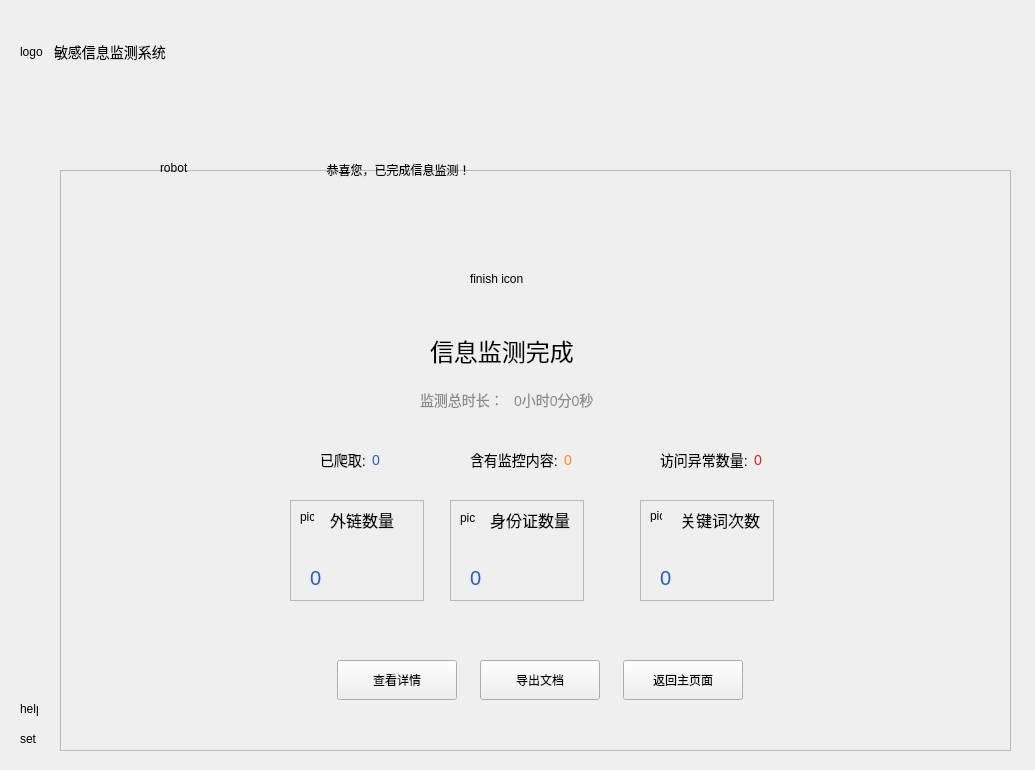
<?xml version="1.0" encoding="UTF-8"?>
<ui version="4.0">
 <class>MainWindow</class>
 <widget class="QMainWindow" name="MainWindow">
  <property name="geometry">
   <rect>
    <x>0</x>
    <y>0</y>
    <width>1035</width>
    <height>770</height>
   </rect>
  </property>
  <property name="minimumSize">
   <size>
    <width>960</width>
    <height>680</height>
   </size>
  </property>
  <property name="windowTitle">
   <string>MainWindow</string>
  </property>
  <property name="styleSheet">
   <string notr="true"/>
  </property>
  <widget class="QWidget" name="centralwidget">
   <property name="styleSheet">
    <string notr="true"/>
   </property>
   <widget class="QFrame" name="mainFrame">
    <property name="geometry">
     <rect>
      <x>60</x>
      <y>170</y>
      <width>951</width>
      <height>581</height>
     </rect>
    </property>
    <property name="minimumSize">
     <size>
      <width>883</width>
      <height>514</height>
     </size>
    </property>
    <property name="layoutDirection">
     <enum>Qt::LeftToRight</enum>
    </property>
    <property name="frameShape">
     <enum>QFrame::StyledPanel</enum>
    </property>
    <property name="frameShadow">
     <enum>QFrame::Raised</enum>
    </property>
    <widget class="QLabel" name="finishIconLabel">
     <property name="geometry">
      <rect>
       <x>410</x>
       <y>70</y>
       <width>77</width>
       <height>77</height>
      </rect>
     </property>
     <property name="minimumSize">
      <size>
       <width>77</width>
       <height>77</height>
      </size>
     </property>
     <property name="text">
      <string>finish icon</string>
     </property>
    </widget>
    <widget class="QLabel" name="label_2">
     <property name="geometry">
      <rect>
       <x>370</x>
       <y>160</y>
       <width>161</width>
       <height>41</height>
      </rect>
     </property>
     <property name="styleSheet">
      <string notr="true">font-size: 24px; color: #000000;</string>
     </property>
     <property name="text">
      <string>信息监测完成</string>
     </property>
    </widget>
    <widget class="QFrame" name="extUrlFrame">
     <property name="geometry">
      <rect>
       <x>230</x>
       <y>330</y>
       <width>134</width>
       <height>101</height>
      </rect>
     </property>
     <property name="minimumSize">
      <size>
       <width>134</width>
       <height>75</height>
      </size>
     </property>
     <property name="frameShape">
      <enum>QFrame::StyledPanel</enum>
     </property>
     <property name="frameShadow">
      <enum>QFrame::Raised</enum>
     </property>
     <widget class="QLabel" name="extUrlIconLabel">
      <property name="geometry">
       <rect>
        <x>10</x>
        <y>10</y>
        <width>14</width>
        <height>14</height>
       </rect>
      </property>
      <property name="minimumSize">
       <size>
        <width>14</width>
        <height>14</height>
       </size>
      </property>
      <property name="maximumSize">
       <size>
        <width>14</width>
        <height>14</height>
       </size>
      </property>
      <property name="text">
       <string>pic</string>
      </property>
     </widget>
     <widget class="QLabel" name="label_6">
      <property name="geometry">
       <rect>
        <x>40</x>
        <y>10</y>
        <width>71</width>
        <height>20</height>
       </rect>
      </property>
      <property name="styleSheet">
       <string notr="true">font-size: 16px; color: #000000;</string>
      </property>
      <property name="text">
       <string>外链数量</string>
      </property>
     </widget>
     <widget class="QLabel" name="extUrlCntLabel">
      <property name="geometry">
       <rect>
        <x>20</x>
        <y>70</y>
        <width>55</width>
        <height>16</height>
       </rect>
      </property>
      <property name="styleSheet">
       <string notr="true">font-size: 20px;color: #2358DE;</string>
      </property>
      <property name="text">
       <string>0</string>
      </property>
     </widget>
    </widget>
    <widget class="QFrame" name="idcardFrame">
     <property name="geometry">
      <rect>
       <x>390</x>
       <y>330</y>
       <width>134</width>
       <height>101</height>
      </rect>
     </property>
     <property name="minimumSize">
      <size>
       <width>134</width>
       <height>75</height>
      </size>
     </property>
     <property name="frameShape">
      <enum>QFrame::StyledPanel</enum>
     </property>
     <property name="frameShadow">
      <enum>QFrame::Raised</enum>
     </property>
     <widget class="QLabel" name="idcardIconLabel">
      <property name="geometry">
       <rect>
        <x>10</x>
        <y>10</y>
        <width>15</width>
        <height>15</height>
       </rect>
      </property>
      <property name="minimumSize">
       <size>
        <width>15</width>
        <height>15</height>
       </size>
      </property>
      <property name="maximumSize">
       <size>
        <width>15</width>
        <height>15</height>
       </size>
      </property>
      <property name="text">
       <string>pic</string>
      </property>
     </widget>
     <widget class="QLabel" name="label_9">
      <property name="geometry">
       <rect>
        <x>40</x>
        <y>10</y>
        <width>91</width>
        <height>20</height>
       </rect>
      </property>
      <property name="styleSheet">
       <string notr="true">font-size: 16px; color: #000000;</string>
      </property>
      <property name="text">
       <string>身份证数量</string>
      </property>
     </widget>
     <widget class="QLabel" name="idcardCntLabel">
      <property name="geometry">
       <rect>
        <x>20</x>
        <y>70</y>
        <width>55</width>
        <height>16</height>
       </rect>
      </property>
      <property name="styleSheet">
       <string notr="true">font-size: 20px;color: #2358DE;</string>
      </property>
      <property name="text">
       <string>0</string>
      </property>
     </widget>
    </widget>
    <widget class="QFrame" name="keywordFrame">
     <property name="geometry">
      <rect>
       <x>580</x>
       <y>330</y>
       <width>134</width>
       <height>101</height>
      </rect>
     </property>
     <property name="minimumSize">
      <size>
       <width>134</width>
       <height>75</height>
      </size>
     </property>
     <property name="frameShape">
      <enum>QFrame::StyledPanel</enum>
     </property>
     <property name="frameShadow">
      <enum>QFrame::Raised</enum>
     </property>
     <widget class="QLabel" name="keywordIconLabel">
      <property name="geometry">
       <rect>
        <x>10</x>
        <y>10</y>
        <width>12</width>
        <height>12</height>
       </rect>
      </property>
      <property name="minimumSize">
       <size>
        <width>12</width>
        <height>12</height>
       </size>
      </property>
      <property name="maximumSize">
       <size>
        <width>12</width>
        <height>12</height>
       </size>
      </property>
      <property name="text">
       <string>pic</string>
      </property>
     </widget>
     <widget class="QLabel" name="label_15">
      <property name="geometry">
       <rect>
        <x>40</x>
        <y>10</y>
        <width>81</width>
        <height>20</height>
       </rect>
      </property>
      <property name="styleSheet">
       <string notr="true">font-size: 16px; color: #000000;</string>
      </property>
      <property name="text">
       <string>关键词次数</string>
      </property>
     </widget>
     <widget class="QLabel" name="keywordCntLabel">
      <property name="geometry">
       <rect>
        <x>20</x>
        <y>70</y>
        <width>55</width>
        <height>16</height>
       </rect>
      </property>
      <property name="styleSheet">
       <string notr="true">font-size: 20px;color: #2358DE;</string>
      </property>
      <property name="text">
       <string>0</string>
      </property>
     </widget>
    </widget>
    <widget class="QWidget" name="layoutWidget_3">
     <property name="geometry">
      <rect>
       <x>410</x>
       <y>280</y>
       <width>114</width>
       <height>20</height>
      </rect>
     </property>
     <layout class="QHBoxLayout" name="horizontalLayout_2">
      <item>
       <widget class="QLabel" name="label_13">
        <property name="maximumSize">
         <size>
          <width>100</width>
          <height>16777215</height>
         </size>
        </property>
        <property name="styleSheet">
         <string notr="true">font-size: 14px;</string>
        </property>
        <property name="text">
         <string>含有监控内容:</string>
        </property>
       </widget>
      </item>
      <item>
       <widget class="QLabel" name="hitCntLabel">
        <property name="styleSheet">
         <string notr="true">font-size: 14px;color:#FE8D08;</string>
        </property>
        <property name="text">
         <string>0</string>
        </property>
       </widget>
      </item>
     </layout>
    </widget>
    <widget class="QWidget" name="layoutWidget_2">
     <property name="geometry">
      <rect>
       <x>600</x>
       <y>280</y>
       <width>114</width>
       <height>20</height>
      </rect>
     </property>
     <layout class="QHBoxLayout" name="horizontalLayout_3">
      <item>
       <widget class="QLabel" name="label_12">
        <property name="maximumSize">
         <size>
          <width>100</width>
          <height>16777215</height>
         </size>
        </property>
        <property name="styleSheet">
         <string notr="true">font-size: 14px;</string>
        </property>
        <property name="text">
         <string>访问异常数量:</string>
        </property>
       </widget>
      </item>
      <item>
       <widget class="QLabel" name="faieldCntLabel">
        <property name="styleSheet">
         <string notr="true">font-size: 14px;color:#F41717;</string>
        </property>
        <property name="text">
         <string>0</string>
        </property>
       </widget>
      </item>
     </layout>
    </widget>
    <widget class="QWidget" name="layoutWidget_4">
     <property name="geometry">
      <rect>
       <x>260</x>
       <y>280</y>
       <width>96</width>
       <height>20</height>
      </rect>
     </property>
     <layout class="QHBoxLayout" name="horizontalLayout">
      <item>
       <widget class="QLabel" name="label_14">
        <property name="maximumSize">
         <size>
          <width>50</width>
          <height>16777215</height>
         </size>
        </property>
        <property name="styleSheet">
         <string notr="true">font-size: 14px;</string>
        </property>
        <property name="text">
         <string>已爬取:</string>
        </property>
       </widget>
      </item>
      <item>
       <widget class="QLabel" name="crawledCntLabel">
        <property name="styleSheet">
         <string notr="true">font-size: 14px;color:#2358DE;</string>
        </property>
        <property name="text">
         <string>0</string>
        </property>
       </widget>
      </item>
     </layout>
    </widget>
    <widget class="QWidget" name="layoutWidget">
     <property name="geometry">
      <rect>
       <x>360</x>
       <y>220</y>
       <width>181</width>
       <height>20</height>
      </rect>
     </property>
     <layout class="QHBoxLayout" name="horizontalLayout_4">
      <item>
       <widget class="QLabel" name="expendTimeTipsLabel">
        <property name="styleSheet">
         <string notr="true">font-size: 14px; color: #8B8B8B;</string>
        </property>
        <property name="text">
         <string>监测总时长：</string>
        </property>
       </widget>
      </item>
      <item>
       <widget class="QLabel" name="expendTimeLabel">
        <property name="styleSheet">
         <string notr="true">font-size: 14px; color: #8B8B8B;</string>
        </property>
        <property name="text">
         <string>0小时0分0秒</string>
        </property>
       </widget>
      </item>
     </layout>
    </widget>
    <widget class="QWidget" name="layoutWidget">
     <property name="geometry">
      <rect>
       <x>260</x>
       <y>490</y>
       <width>441</width>
       <height>41</height>
      </rect>
     </property>
     <layout class="QHBoxLayout" name="horizontalLayout_5">
      <item>
       <widget class="QPushButton" name="detailBtn">
        <property name="minimumSize">
         <size>
          <width>0</width>
          <height>0</height>
         </size>
        </property>
        <property name="maximumSize">
         <size>
          <width>120</width>
          <height>40</height>
         </size>
        </property>
        <property name="text">
         <string>查看详情</string>
        </property>
       </widget>
      </item>
      <item>
       <widget class="QPushButton" name="dumpBtn">
        <property name="minimumSize">
         <size>
          <width>0</width>
          <height>0</height>
         </size>
        </property>
        <property name="maximumSize">
         <size>
          <width>120</width>
          <height>40</height>
         </size>
        </property>
        <property name="text">
         <string>导出文档</string>
        </property>
       </widget>
      </item>
      <item>
       <widget class="QPushButton" name="returnBtn">
        <property name="minimumSize">
         <size>
          <width>0</width>
          <height>0</height>
         </size>
        </property>
        <property name="maximumSize">
         <size>
          <width>120</width>
          <height>40</height>
         </size>
        </property>
        <property name="text">
         <string>返回主页面</string>
        </property>
       </widget>
      </item>
     </layout>
    </widget>
   </widget>
   <widget class="QLabel" name="robotTipsLabel">
    <property name="geometry">
     <rect>
      <x>320</x>
      <y>140</y>
      <width>474</width>
      <height>60</height>
     </rect>
    </property>
    <property name="minimumSize">
     <size>
      <width>474</width>
      <height>60</height>
     </size>
    </property>
    <property name="styleSheet">
     <string notr="true"/>
    </property>
    <property name="text">
     <string>  恭喜您，已完成信息监测！</string>
    </property>
   </widget>
   <widget class="QLabel" name="robotLabel">
    <property name="geometry">
     <rect>
      <x>160</x>
      <y>110</y>
      <width>129</width>
      <height>115</height>
     </rect>
    </property>
    <property name="minimumSize">
     <size>
      <width>129</width>
      <height>115</height>
     </size>
    </property>
    <property name="maximumSize">
     <size>
      <width>16777215</width>
      <height>16777215</height>
     </size>
    </property>
    <property name="text">
     <string>robot</string>
    </property>
   </widget>
   <widget class="QLabel" name="helpLabel">
    <property name="geometry">
     <rect>
      <x>20</x>
      <y>700</y>
      <width>18</width>
      <height>18</height>
     </rect>
    </property>
    <property name="minimumSize">
     <size>
      <width>18</width>
      <height>18</height>
     </size>
    </property>
    <property name="text">
     <string>help</string>
    </property>
   </widget>
   <widget class="QLabel" name="settingLabel">
    <property name="geometry">
     <rect>
      <x>20</x>
      <y>730</y>
      <width>17</width>
      <height>17</height>
     </rect>
    </property>
    <property name="minimumSize">
     <size>
      <width>17</width>
      <height>17</height>
     </size>
    </property>
    <property name="text">
     <string>set</string>
    </property>
   </widget>
   <widget class="QWidget" name="layoutWidget">
    <property name="geometry">
     <rect>
      <x>20</x>
      <y>40</y>
      <width>146</width>
      <height>24</height>
     </rect>
    </property>
    <layout class="QGridLayout" name="gridLayout">
     <item row="0" column="0">
      <widget class="QLabel" name="logoLabel">
       <property name="minimumSize">
        <size>
         <width>26</width>
         <height>22</height>
        </size>
       </property>
       <property name="text">
        <string>logo</string>
       </property>
      </widget>
     </item>
     <item row="0" column="1">
      <widget class="QLabel" name="sysNameLabel">
       <property name="styleSheet">
        <string notr="true">font-size: 14px;</string>
       </property>
       <property name="text">
        <string>敏感信息监测系统</string>
       </property>
      </widget>
     </item>
    </layout>
   </widget>
  </widget>
 </widget>
 <resources/>
 <connections/>
</ui>
